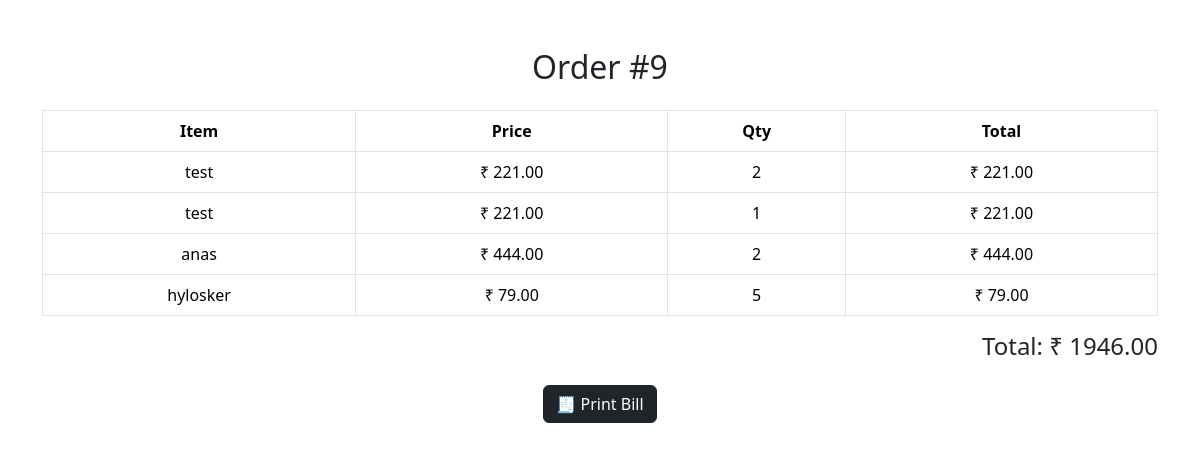
Screenshot of /admin-bill/9/ with the database file from the repository.
### menuapp/models.py (models this page shows, shortened)
class Order(models.Model):
    table = models.ForeignKey('Table', on_delete=models.SET_NULL, null=True, blank=True)
    total_amount = models.DecimalField(max_digits=10, decimal_places=2)
    created_at = models.DateTimeField(auto_now_add=True)

class OrderItem(models.Model):
    order = models.ForeignKey(Order, related_name="items", on_delete=models.CASCADE)
    product_name = models.CharField(max_length=200)
    price = models.DecimalField(max_digits=10, decimal_places=2)
    quantity = models.IntegerField()

### menuapp/views.py (the view)
# urls.py: path("admin-bill/<int:order_id>/", views.admin_bill, name="admin_bill"),
def admin_bill(request, order_id):
    order = get_object_or_404(Order, id=order_id)
    return render(request, "menuapp/admin/admin_bill.html", {
        "order": order
    })

### menuapp/context_processors.py (called while the page is built)
def cart_data(request):
    if not request.session.session_key:
        request.session.create()
    session_key = request.session.session_key
    cart_items = Cart.objects.filter(session_key=session_key)
    count = cart_items.count()
    return {
        "cart_items": cart_items,
        "cart_count": count
    }

### menuapp/templates/menuapp/admin/admin_bill.html (shortened to what this page needs)
<!DOCTYPE html>
<html lang="en">
<head>
<link href="https://cdn.jsdelivr.net/npm/bootstrap@5.3.2/dist/css/bootstrap.min.css" rel="stylesheet">
<link href="https://cdn.jsdelivr.net/npm/bootstrap-icons@1.11.3/font/bootstrap-icons.css" rel="stylesheet">
</head>
<body>
<div class="container mt-5">
<h2 class="text-center mb-4">Order #{{ order.id }}</h2>
<table class="table table-bordered text-center">
<tr>
<th>Item</th>
<th>Price</th>
<th>Qty</th>
<th>Total</th>
</tr>
{% for item in order.items.all %}
<tr>
<td>{{ item.product_name }}</td>
<td>₹ {{ item.price }}</td>
<td>{{ item.quantity }}</td>
<td>₹ {{ item.price|floatformat:2 }}</td>
</tr>
{% endfor %}
</table>
<div class="text-end mt-3">
<h4>Total: ₹ {{ order.total_amount }}</h4>
</div>
<div class="text-center mt-4">
<button onclick="window.print()" class="btn btn-dark">
🧾 Print Bill
</button>
</div>
</div>
</body>
</html>

### rows the page displays
Order: id "9", total_amount "1946.00"
OrderItem: product_name "test", price "221.00", quantity "2"
OrderItem: product_name "test", price "221.00", quantity "1"
OrderItem: product_name "anas", price "444.00", quantity "2"
OrderItem: product_name "hylosker", price "79.00", quantity "5"
